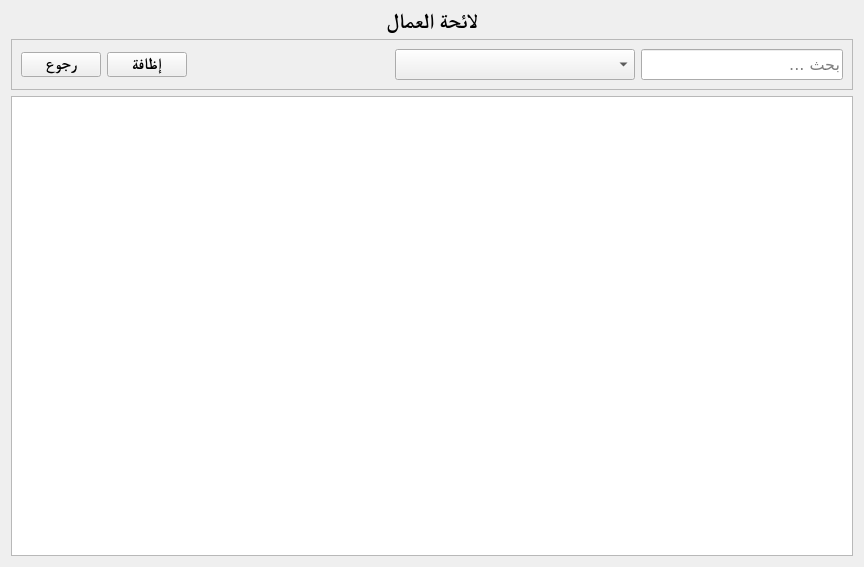
<?xml version="1.0" encoding="UTF-8"?>
<ui version="4.0">
 <class>Form</class>
 <widget class="QWidget" name="Form">
  <property name="geometry">
   <rect>
    <x>0</x>
    <y>0</y>
    <width>864</width>
    <height>567</height>
   </rect>
  </property>
  <property name="minimumSize">
   <size>
    <width>0</width>
    <height>0</height>
   </size>
  </property>
  <property name="windowTitle">
   <string>Form</string>
  </property>
  <layout class="QVBoxLayout" name="verticalLayout_2">
   <item>
    <layout class="QVBoxLayout" name="verticalLayout">
     <item>
      <widget class="QLabel" name="label">
       <property name="font">
        <font>
         <family>FreeSerif</family>
         <pointsize>16</pointsize>
         <weight>75</weight>
         <bold>true</bold>
        </font>
       </property>
       <property name="text">
        <string>لائحة العمال</string>
       </property>
       <property name="alignment">
        <set>Qt::AlignCenter</set>
       </property>
      </widget>
     </item>
     <item>
      <widget class="QFrame" name="frame">
       <property name="minimumSize">
        <size>
         <width>0</width>
         <height>0</height>
        </size>
       </property>
       <property name="frameShape">
        <enum>QFrame::StyledPanel</enum>
       </property>
       <property name="frameShadow">
        <enum>QFrame::Raised</enum>
       </property>
       <layout class="QHBoxLayout" name="horizontalLayout_2">
        <item>
         <widget class="QPushButton" name="back_btn">
          <property name="maximumSize">
           <size>
            <width>84</width>
            <height>16777215</height>
           </size>
          </property>
          <property name="font">
           <font>
            <family>FreeSerif</family>
            <pointsize>12</pointsize>
            <weight>75</weight>
            <bold>true</bold>
           </font>
          </property>
          <property name="text">
           <string>رجوع</string>
          </property>
         </widget>
        </item>
        <item>
         <widget class="QPushButton" name="add">
          <property name="maximumSize">
           <size>
            <width>84</width>
            <height>16777215</height>
           </size>
          </property>
          <property name="font">
           <font>
            <family>FreeSerif</family>
            <pointsize>12</pointsize>
            <weight>75</weight>
            <bold>true</bold>
           </font>
          </property>
          <property name="text">
           <string>إظافة</string>
          </property>
         </widget>
        </item>
        <item>
         <spacer name="horizontalSpacer">
          <property name="orientation">
           <enum>Qt::Horizontal</enum>
          </property>
          <property name="sizeHint" stdset="0">
           <size>
            <width>40</width>
            <height>20</height>
           </size>
          </property>
         </spacer>
        </item>
        <item>
         <widget class="QComboBox" name="copanies_combo">
          <property name="minimumSize">
           <size>
            <width>240</width>
            <height>30</height>
           </size>
          </property>
          <property name="font">
           <font>
            <family>Arial Unicode MS</family>
            <pointsize>12</pointsize>
           </font>
          </property>
         </widget>
        </item>
        <item>
         <widget class="QLineEdit" name="search">
          <property name="minimumSize">
           <size>
            <width>0</width>
            <height>30</height>
           </size>
          </property>
          <property name="maximumSize">
           <size>
            <width>300</width>
            <height>16777215</height>
           </size>
          </property>
          <property name="font">
           <font>
            <family>Andalus</family>
            <pointsize>12</pointsize>
           </font>
          </property>
          <property name="placeholderText">
           <string>بحث ...</string>
          </property>
          <property name="clearButtonEnabled">
           <bool>true</bool>
          </property>
         </widget>
        </item>
       </layout>
      </widget>
     </item>
     <item>
      <widget class="QTableWidget" name="omal_table">
       <property name="font">
        <font>
         <family>Microsoft Sans Serif</family>
         <pointsize>11</pointsize>
        </font>
       </property>
       <property name="layoutDirection">
        <enum>Qt::RightToLeft</enum>
       </property>
      </widget>
     </item>
    </layout>
   </item>
  </layout>
 </widget>
 <resources/>
 <connections/>
</ui>
